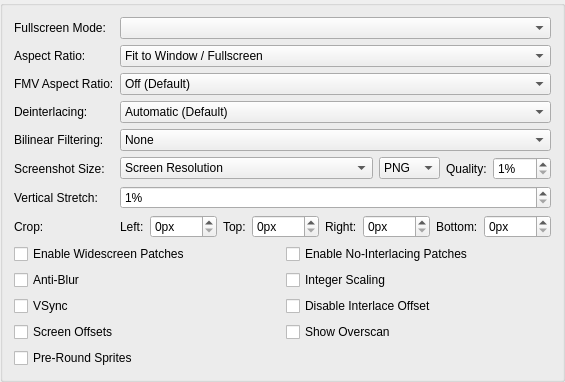
     <widget class="QGroupBox" name="gameDisplayTab">
      <attribute name="title">
       <string>Display</string>
      </attribute>
      <layout class="QFormLayout" name="formLayout_7">
       <item row="0" column="0">
        <widget class="QLabel" name="label_28">
         <property name="text">
          <string>Fullscreen Mode:</string>
         </property>
        </widget>
       </item>
       <item row="0" column="1">
        <widget class="QComboBox" name="fullscreenModes"/>
       </item>
       <item row="1" column="0">
        <widget class="QLabel" name="label_27">
         <property name="text">
          <string>Aspect Ratio:</string>
         </property>
        </widget>
       </item>
       <item row="1" column="1">
        <widget class="QComboBox" name="aspectRatio">
         <item>
          <property name="text">
           <string>Fit to Window / Fullscreen</string>
          </property>
         </item>
         <item>
          <property name="text">
           <string>Auto Standard (4:3 Interlaced / 3:2 Progressive)</string>
          </property>
         </item>
         <item>
          <property name="text">
           <string>Standard (4:3)</string>
          </property>
         </item>
         <item>
          <property name="text">
           <string>Widescreen (16:9)</string>
          </property>
         </item>
        </widget>
       </item>
       <item row="2" column="0">
        <widget class="QLabel" name="label_22">
         <property name="text">
          <string>FMV Aspect Ratio:</string>
         </property>
        </widget>
       </item>
       <item row="2" column="1">
        <widget class="QComboBox" name="fmvAspectRatio">
         <item>
          <property name="text">
           <string>Off (Default)</string>
          </property>
         </item>
         <item>
          <property name="text">
           <string>Auto Standard (4:3 Interlaced / 3:2 Progressive)</string>
          </property>
         </item>
         <item>
          <property name="text">
           <string>Standard (4:3)</string>
          </property>
         </item>
         <item>
          <property name="text">
           <string>Widescreen (16:9)</string>
          </property>
         </item>
        </widget>
       </item>
       <item row="3" column="0">
        <widget class="QLabel" name="label_23">
         <property name="text">
          <string>Deinterlacing:</string>
         </property>
        </widget>
       </item>
       <item row="3" column="1">
        <widget class="QComboBox" name="interlacing">
         <item>
          <property name="text">
           <string>Automatic (Default)</string>
          </property>
         </item>
         <item>
          <property name="text">
           <string>None (Interlaced, also used by Progressive)</string>
          </property>
         </item>
         <item>
          <property name="text">
           <string extracomment="Weave: deinterlacing method that can be translated or left as-is in English. Sawtooth: refers to the jagged effect weave deinterlacing has on motion.">Weave (Top Field First, Sawtooth)</string>
          </property>
         </item>
         <item>
          <property name="text">
           <string extracomment="Weave: deinterlacing method that can be translated or left as-is in English. Sawtooth: refers to the jagged effect weave deinterlacing has on motion.">Weave (Bottom Field First, Sawtooth)</string>
          </property>
         </item>
         <item>
          <property name="text">
           <string extracomment="Bob: deinterlacing method that refers to the way it makes video look like it's bobbing up and down.">Bob (Top Field First, Full Frames)</string>
          </property>
         </item>
         <item>
          <property name="text">
           <string extracomment="Bob: deinterlacing method that refers to the way it makes video look like it's bobbing up and down.">Bob (Bottom Field First, Full Frames)</string>
          </property>
         </item>
         <item>
          <property name="text">
           <string extracomment="Blend: deinterlacing method that blends the colors of the two frames, can be translated or left as-is in English.">Blend (Top Field First, Merge 2 Fields)</string>
          </property>
         </item>
         <item>
          <property name="text">
           <string extracomment="Blend: deinterlacing method that blends the colors of the two frames, can be translated or left as-is in English.">Blend (Bottom Field First, Merge 2 Fields)</string>
          </property>
         </item>
         <item>
          <property name="text">
           <string extracomment="Adaptive: deinterlacing method that should be translated.">Adaptive (Top Field First, Similar to Bob + Weave)</string>
          </property>
         </item>
         <item>
          <property name="text">
           <string extracomment="Adaptive: deinterlacing method that should be translated.">Adaptive (Bottom Field First, Similar to Bob + Weave)</string>
          </property>
         </item>
        </widget>
       </item>
       <item row="4" column="0">
        <widget class="QLabel" name="label_18">
         <property name="text">
          <string>Bilinear Filtering:</string>
         </property>
        </widget>
       </item>
       <item row="4" column="1">
        <widget class="QComboBox" name="bilinearFiltering">
         <item>
          <property name="text">
           <string>None</string>
          </property>
         </item>
         <item>
          <property name="text">
           <string extracomment="Smooth: Refers to the texture clarity.">Bilinear (Smooth)</string>
          </property>
         </item>
         <item>
          <property name="text">
           <string extracomment="Sharp: Refers to the texture clarity.">Bilinear (Sharp)</string>
          </property>
         </item>
        </widget>
       </item>
       <item row="6" column="0">
        <widget class="QLabel" name="label_24">
         <property name="text">
          <string>Vertical Stretch:</string>
         </property>
        </widget>
       </item>
       <item row="6" column="1">
        <widget class="QSpinBox" name="stretchY">
         <property name="suffix">
          <string extracomment="Percentage sign that shows next to a value. You might want to add a space before if your language requires it.">%</string>
         </property>
         <property name="minimum">
          <number>1</number>
         </property>
         <property name="maximum">
          <number>300</number>
         </property>
        </widget>
       </item>
       <item row="7" column="0">
        <widget class="QLabel" name="label_26">
         <property name="text">
          <string>Crop:</string>
         </property>
        </widget>
       </item>
       <item row="7" column="1">
        <layout class="QHBoxLayout" name="horizontalLayout_3" stretch="0,1,0,1,0,1,0,1">
         <item>
          <widget class="QLabel" name="label_39">
           <property name="text">
            <string extracomment="Warning: short space constraints. Abbreviate if necessary.">Left:</string>
           </property>
          </widget>
         </item>
         <item>
          <widget class="QSpinBox" name="cropLeft">
           <property name="suffix">
            <string>px</string>
           </property>
           <property name="maximum">
            <number>1000</number>
           </property>
          </widget>
         </item>
         <item>
          <widget class="QLabel" name="label_25">
           <property name="text">
            <string extracomment="Warning: short space constraints. Abbreviate if necessary.">Top:</string>
           </property>
          </widget>
         </item>
         <item>
          <widget class="QSpinBox" name="cropTop">
           <property name="suffix">
            <string>px</string>
           </property>
           <property name="maximum">
            <number>1000</number>
           </property>
          </widget>
         </item>
         <item>
          <widget class="QLabel" name="label_40">
           <property name="text">
            <string extracomment="Warning: short space constraints. Abbreviate if necessary.">Right:</string>
           </property>
          </widget>
         </item>
         <item>
          <widget class="QSpinBox" name="cropRight">
           <property name="suffix">
            <string>px</string>
           </property>
           <property name="maximum">
            <number>1000</number>
           </property>
          </widget>
         </item>
         <item>
          <widget class="QLabel" name="label_41">
           <property name="text">
            <string extracomment="Warning: short space constraints. Abbreviate if necessary.">Bottom:</string>
           </property>
          </widget>
         </item>
         <item>
          <widget class="QSpinBox" name="cropBottom">
           <property name="suffix">
            <string>px</string>
           </property>
           <property name="maximum">
            <number>1000</number>
           </property>
          </widget>
         </item>
        </layout>
       </item>
       <item row="8" column="0" colspan="2">
        <layout class="QGridLayout" name="gridLayout_5">
         <item row="3" column="0">
          <widget class="QCheckBox" name="PCRTCOffsets">
           <property name="text">
            <string>Screen Offsets</string>
           </property>
          </widget>
         </item>
         <item row="1" column="1">
          <widget class="QCheckBox" name="integerScaling">
           <property name="text">
            <string>Integer Scaling</string>
           </property>
          </widget>
         </item>
         <item row="2" column="0">
          <widget class="QCheckBox" name="vsync">
           <property name="text">
            <string>VSync</string>
           </property>
          </widget>
         </item>
         <item row="3" column="1">
          <widget class="QCheckBox" name="PCRTCOverscan">
           <property name="text">
            <string>Show Overscan</string>
           </property>
          </widget>
         </item>
         <item row="0" column="0">
          <widget class="QCheckBox" name="widescreenPatches">
           <property name="text">
            <string>Enable Widescreen Patches</string>
           </property>
          </widget>
         </item>
         <item row="0" column="1">
          <widget class="QCheckBox" name="noInterlacingPatches">
           <property name="text">
            <string>Enable No-Interlacing Patches</string>
           </property>
          </widget>
         </item>
         <item row="1" column="0">
          <widget class="QCheckBox" name="PCRTCAntiBlur">
           <property name="text">
            <string>Anti-Blur</string>
           </property>
           <property name="shortcut">
            <string>Ctrl+S</string>
           </property>
          </widget>
         </item>
         <item row="2" column="1">
          <widget class="QCheckBox" name="DisableInterlaceOffset">
           <property name="text">
            <string>Disable Interlace Offset</string>
           </property>
          </widget>
         </item>
         <item row="4" column="0">
          <widget class="QCheckBox" name="PreRoundSprites">
           <property name="toolTip">
            <string>Attempts to pre-round sprite texel coordinates to resolve rounding issues. Helpful for games such as Beyond Good and Evil, and Manhunt</string>
           </property>
           <property name="text">
            <string>Pre-Round Sprites</string>
           </property>
          </widget>
         </item>
        </layout>
       </item>
       <item row="5" column="0">
        <widget class="QLabel" name="label_21">
         <property name="text">
          <string>Screenshot Size:</string>
         </property>
        </widget>
       </item>
       <item row="5" column="1">
        <layout class="QHBoxLayout" name="horizontalLayout_2" stretch="1,0,0,0">
         <item>
          <widget class="QComboBox" name="screenshotSize">
           <item>
            <property name="text">
             <string>Screen Resolution</string>
            </property>
           </item>
           <item>
            <property name="text">
             <string>Internal Resolution</string>
            </property>
           </item>
           <item>
            <property name="text">
             <string>Internal Resolution (Aspect Uncorrected)</string>
            </property>
           </item>
          </widget>
         </item>
         <item>
          <widget class="QComboBox" name="screenshotFormat">
           <item>
            <property name="text">
             <string>PNG</string>
            </property>
           </item>
           <item>
            <property name="text">
             <string>JPEG</string>
            </property>
           </item>
          </widget>
         </item>
         <item>
          <widget class="QLabel" name="label_44">
           <property name="text">
            <string>Quality:</string>
           </property>
          </widget>
         </item>
         <item>
          <widget class="QSpinBox" name="screenshotQuality">
           <property name="suffix">
            <string>%</string>
           </property>
           <property name="minimum">
            <number>1</number>
           </property>
           <property name="maximum">
            <number>100</number>
           </property>
          </widget>
         </item>
        </layout>
       </item>
      </layout>
     </widget>
